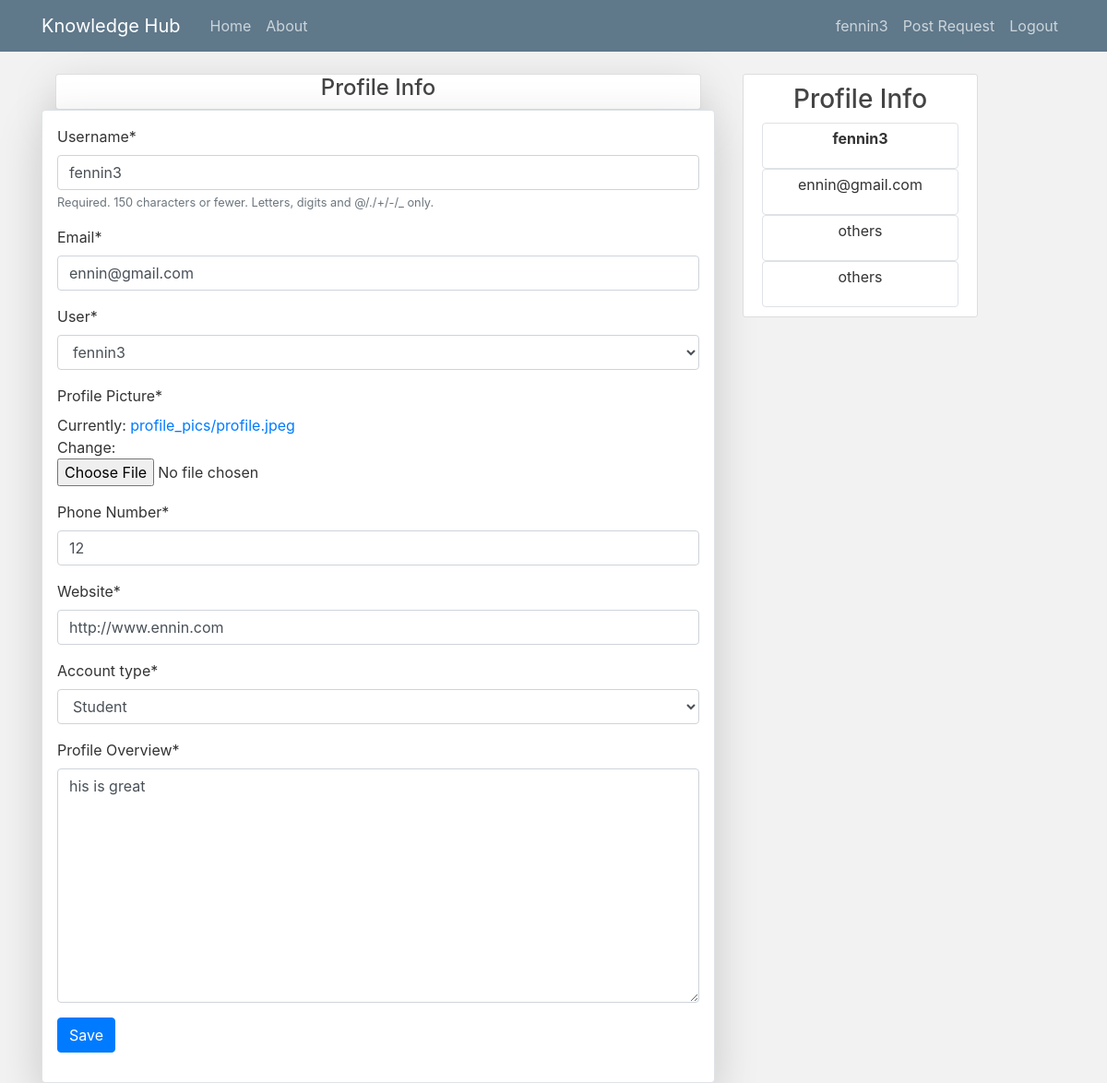
/user/profile/edit/ (signed in), run on the app's committed database.
### users/models.py (models this page shows, shortened)
class Profile(models.Model):
    user = models.OneToOneField(User, on_delete=models.CASCADE)
    profile_pic = models.ImageField(default='default.jpg', upload_to='profile_pics', blank=True, null=True)
    number = models.IntegerField(null=True)
    website = models.URLField( null=True)
    account_type = models.CharField(max_length=10, choices=Account_Choice, default='')
    profile_over = models.TextField(null=True, max_length=3000)

### users/views.py (the view)
# urls.py: path('profile/edit/', edit_profile, name='edit_profile'),
def edit_profile(request):
	if request.method == 'POST':
		u_form = UserUpdateForm(request.POST, instance=request.user)
		p_form = ProfileUpdateForm(request.POST, request.FILES ,instance=request.user.profile)
		if u_form.is_valid() and p_form.is_valid():
			u_form.save()
			p_form.save()
			messages.success(request, f'Your account has been Updated!')
			return redirect('home')
	else:
		u_form = UserUpdateForm(instance=request.user)
		p_form = ProfileUpdateForm(instance=request.user.profile)
	context = {
		'u_form': u_form,
		'p_form': p_form
	}
	return render(request, 'users/edit_profile.html', context)

### users/forms.py
class UserUpdateForm(forms.ModelForm):
    email = forms.EmailField()
    class Meta:
        model = User
        fields = ['username', 'email']

class ProfileUpdateForm(forms.ModelForm):
    profile_over = forms.CharField(label='Profile Overview', widget=forms.Textarea())
    profile_pic = forms.ImageField(label='Profile Picture', allow_empty_file=True)
    number = forms.IntegerField(label='Phone Number')
    class Meta:
        model = Profile
        fields = '__all__'

### users/templates/users/edit_profile.html (shortened to what this page needs)
{% extends 'mainapp/base.html' %}
{% load crispy_forms_tags %}
{% block content %}
    <div class="container">
        <div class="card shadow-lg" style="text-align: center;">
            <h4>Profile Info</h4>
        </div>
    </div>
    <div>
        <div class="card shadow-lg border">
            <form class="form-group p-3" method="POST" enctype="multipart/form-data">
                {{u_form|crispy}}
                {{p_form|crispy}}
                <button class="btn btn-primary" type="submit" name="save_profile">Save</button>
            </form>
        </div>
    </div>
{% endblock content %}

### mainapp/templates/mainapp/base.html (shortened to what this page needs)
{% load static %}
<!DOCTYPE html>
<html>
    <head>
        <link rel="stylesheet" href="https://stackpath.bootstrapcdn.com/bootstrap/4.4.1/css/bootstrap.min.css">
        <link type="text/css" rel="stylesheet" href="{% static 'css2/main.css' %}"/>
    </head>
    <body style="background-color: #F2F2F2;">
        <header class="site-header">
            <nav class="navbar navbar-expand-md navbar-dark bg-steel fixed-top">
              <div class="container">
                <a class="navbar-brand mr-4" href="{% url 'home' %}">Knowledge Hub</a>
                <div class="collapse navbar-collapse" id="navbarToggle">
                  <div class="navbar-nav mr-auto">
                    <a class="nav-item nav-link" href="{% url 'home' %}">Home</a>
                    <a class="nav-item nav-link" href="#">About</a>
                  </div>
                  <div class="navbar-nav">
                    {% if user.is_authenticated %}
                      <a class="nav-item nav-link" href="{% url 'edit_profile' %}">{{user.username}}</a>
                      {% if user.profile.account_type == 'Student' %}
                        <a class="nav-item nav-link" href="{% url 'post_page' %}">Post Request</a>
                      {% endif %}
                      <a class="nav-item nav-link" href="{% url 'logout' %}">Logout</a>
                    {% else %}
                      <a class="nav-item nav-link" href="{% url 'login' %}">Login</a>
                      <a class="nav-item nav-link" href="{% url 'signup' %}">Register</a>
                    {% endif%}
                  </div>
                </div>
              </div>
            </nav>
        </header>
        <main role="main" class="container">
            <div class="row">
                <div class="col-md-8 col-xs">
                    {% block content %}
                    {% endblock content %}
                </div>
                <div class="col-md-3 ">
                    <div class=" container content-section">
                        <div ><h3 style="text-align: center;">Profile Info</h3></div>
                        <div class=" border rounded p-1">
                          <p style="text-align: center;"><b>{{user.username}}</b></p>
                        </div>
                        <div class=" border rounded p-1">
                          <p style="text-align: center;">{{user.email}}</p>
                        </div>
                        <div class=" border rounded p-1">
                          <p style="text-align: center;">others</p>
                        </div>
                        <div class=" border rounded p-1">
                          <p style="text-align: center;">others</p>
                        </div>
                    </div>
                </div>
    </body>
</html>

### mainapp/static/css2/main.css (style rules this page uses)
body { background: #fafafa; color: #333333; margin-top: 5rem; }
h1, h2, h3, h4, h5, h6 { color: #444444; }
.bg-steel { background-color: #5f788a; }
.site-header .navbar-nav .nav-link { color: #cbd5db; }
.content-section { background: #ffffff; padding: 10px 20px; border: 1px solid #dddddd; border-radius: 3px; margin-bottom: 20px; }

### data on the page
Profile: user "fennin3", number "12", website "http://www.ennin.com", account_type "Student", profile_over "his is great"

### other printed values
{{ user.username }} "fennin3"
{{ user.email }} "ennin@gmail.com"
